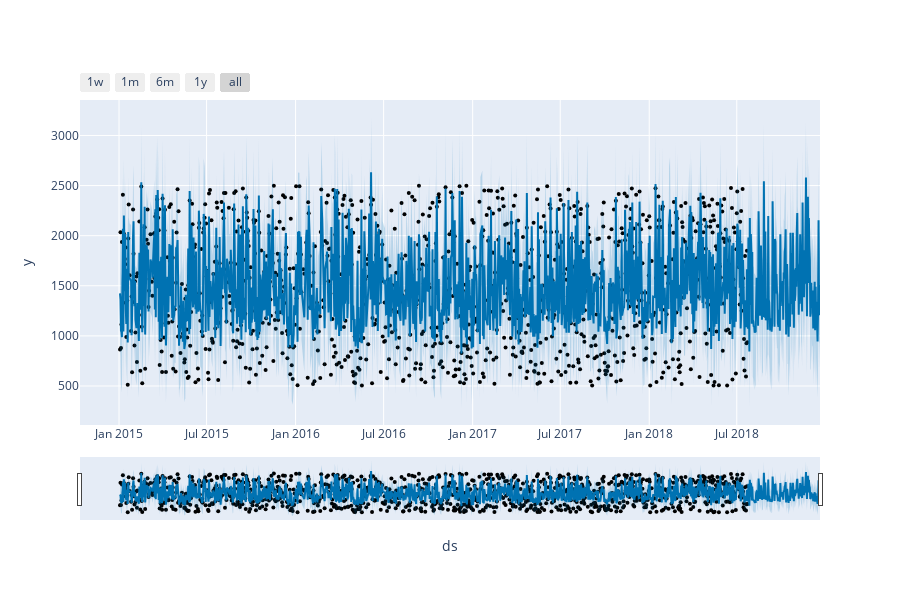

The code cell stored with this chart in its notebook:
### Code cell
plot_plotly(m ,forecast)# prophets built in function to plot forecasts

### Figure 1 — Plotly figure (JSON) as saved in the notebook; plotly's stock layout.template omitted (floating-point values rounded to 4 significant figures; data arrays with more than 128 entries replaced by an {"elided": "..."} marker saying what was removed)
{"data": [{"marker": {"color": "black", "size": 4}, "mode": "markers", "name": "Actual", "type": "scatter", "x": {"elided": "1086 str values"}, "y": {"elided": "1086 int values"}}, {"hoverinfo": "skip", "line": {"width": 0}, "mode": "lines", "type": "scatter", "x": {"elided": "1236 str values"}, "y": {"elided": "1236 float values"}}, {"fill": "tonexty", "fillcolor": "rgba(0, 114, 178, 0.2)", "line": {"color": "#0072B2", "width": 2}, "mode": "lines", "name": "Predicted", "type": "scatter", "x": {"elided": "1236 str values"}, "y": {"elided": "1236 float values"}}, {"fill": "tonexty", "fillcolor": "rgba(0, 114, 178, 0.2)", "hoverinfo": "skip", "line": {"width": 0}, "mode": "lines", "type": "scatter", "x": {"elided": "1236 str values"}, "y": {"elided": "1236 float values"}}], "layout": {"height": 600, "showlegend": false, "width": 900, "xaxis": {"rangeselector": {"buttons": [{"count": 7, "label": "1w", "step": "day", "stepmode": "backward"}, {"count": 1, "label": "1m", "step": "month", "stepmode": "backward"}, {"count": 6, "label": "6m", "step": "month", "stepmode": "backward"}, {"count": 1, "label": "1y", "step": "year", "stepmode": "backward"}, {"step": "all"}]}, "rangeslider": {"visible": true}, "title": {"text": "ds"}, "type": "date"}, "yaxis": {"title": {"text": "y"}}}}
